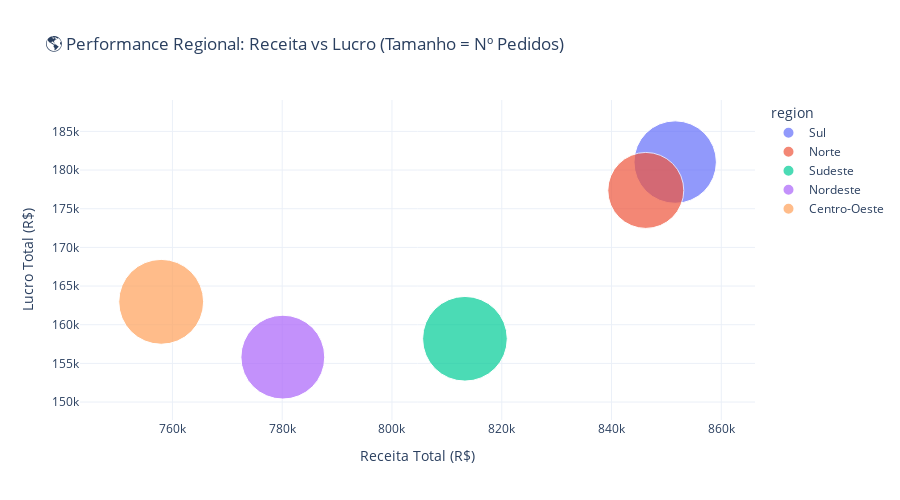

Source (notebook cell):
### Code cell
# 🌎 PERGUNTA 2: QUAIS REGIÕES PERFORMAM MELHOR?
# Análise completa da performance regional

print("🌎 PERGUNTA 2: QUAIS REGIÕES PERFORMAM MELHOR?")
print("="*50)

# Análise detalhada por região
regional_analysis = df.groupby('region').agg({
    'revenue': ['sum', 'mean', 'std'],
    'profit': ['sum', 'mean'],
    'order_id': 'count',
    'customer': 'nunique',
    'quantity': 'sum',
    'margin_percentage': 'mean'
}).round(2)

# Simplificar nomes das colunas
regional_analysis.columns = ['Receita_Total', 'Ticket_Medio', 'Desvio_Ticket', 
                           'Lucro_Total', 'Lucro_Medio', 'Num_Pedidos', 
                           'Clientes_Unicos', 'Qtd_Total', 'Margem_Media']

# Calcular métricas adicionais
regional_analysis['Receita_por_Cliente'] = (regional_analysis['Receita_Total'] / regional_analysis['Clientes_Unicos']).round(2)
regional_analysis['Pedidos_por_Cliente'] = (regional_analysis['Num_Pedidos'] / regional_analysis['Clientes_Unicos']).round(2)
regional_analysis['Participacao_Receita_%'] = (regional_analysis['Receita_Total'] / total_revenue * 100).round(1)

# Ordenar por receita total
regional_analysis = regional_analysis.sort_values('Receita_Total', ascending=False)

print("\n📊 ANÁLISE COMPLETA POR REGIÃO:")
print("="*60)
display(regional_analysis)

# Ranking das regiões
print("\n🏆 RANKING DAS REGIÕES:")
print("-" * 30)
for i, (region, data) in enumerate(regional_analysis.iterrows(), 1):
    print(f"{i}º {region}:")
    print(f"   💰 Receita: R$ {data['Receita_Total']:,.2f} ({data['Participacao_Receita_%']:.1f}% do total)")
    print(f"   📈 Lucro: R$ {data['Lucro_Total']:,.2f}")
    print(f"   📊 Margem: {data['Margem_Media']:.1f}%")
    print(f"   👥 {data['Clientes_Unicos']} clientes únicos")
    print()

# Visualização regional interativa
fig = px.scatter(
    regional_analysis.reset_index(), 
    x='Receita_Total', 
    y='Lucro_Total', 
    size='Num_Pedidos', 
    color='region',
    title='🌎 Performance Regional: Receita vs Lucro (Tamanho = Nº Pedidos)',
    labels={'Receita_Total': 'Receita Total (R$)', 'Lucro_Total': 'Lucro Total (R$)'},
    hover_data=['Ticket_Medio', 'Margem_Media', 'Clientes_Unicos'],
    size_max=60
)

fig.update_layout(height=500)
fig.show()

print("✅ Análise regional concluída!")

### Figure 1 — Plotly figure (JSON) as saved in the notebook; plotly's stock layout.template omitted (floating-point values rounded to 4 significant figures)
{"data": [{"customdata": [[4258.0, 20.27, 20.0]], "hovertemplate": "region=Sul<br>Receita Total (R$)=%{x}<br>Lucro Total (R$)=%{y}<br>Num_Pedidos=%{marker.size}<br>Ticket_Medio=%{customdata[0]}<br>Margem_Media=%{customdata[1]}<br>Clientes_Unicos=%{customdata[2]}<extra></extra>", "legendgroup": "Sul", "marker": {"color": "#636efa", "size": [200], "sizemode": "area", "sizeref": 0.05889, "symbol": "circle"}, "mode": "markers", "name": "Sul", "orientation": "v", "showlegend": true, "type": "scatter", "x": [851600.0], "xaxis": "x", "y": [181000.0], "yaxis": "y"}, {"customdata": [[4978.0, 20.35, 20.0]], "hovertemplate": "region=Norte<br>Receita Total (R$)=%{x}<br>Lucro Total (R$)=%{y}<br>Num_Pedidos=%{marker.size}<br>Ticket_Medio=%{customdata[0]}<br>Margem_Media=%{customdata[1]}<br>Clientes_Unicos=%{customdata[2]}<extra></extra>", "legendgroup": "Norte", "marker": {"color": "#EF553B", "size": [170], "sizemode": "area", "sizeref": 0.05889, "symbol": "circle"}, "mode": "markers", "name": "Norte", "orientation": "v", "showlegend": true, "type": "scatter", "x": [846200.0], "xaxis": "x", "y": [177400.0], "yaxis": "y"}, {"customdata": [[3854.0, 19.69, 20.0]], "hovertemplate": "region=Sudeste<br>Receita Total (R$)=%{x}<br>Lucro Total (R$)=%{y}<br>Num_Pedidos=%{marker.size}<br>Ticket_Medio=%{customdata[0]}<br>Margem_Media=%{customdata[1]}<br>Clientes_Unicos=%{customdata[2]}<extra></extra>", "legendgroup": "Sudeste", "marker": {"color": "#00cc96", "size": [211], "sizemode": "area", "sizeref": 0.05889, "symbol": "circle"}, "mode": "markers", "name": "Sudeste", "orientation": "v", "showlegend": true, "type": "scatter", "x": [813300.0], "xaxis": "x", "y": [158200.0], "yaxis": "y"}, {"customdata": [[3769.0, 19.92, 20.0]], "hovertemplate": "region=Nordeste<br>Receita Total (R$)=%{x}<br>Lucro Total (R$)=%{y}<br>Num_Pedidos=%{marker.size}<br>Ticket_Medio=%{customdata[0]}<br>Margem_Media=%{customdata[1]}<br>Clientes_Unicos=%{customdata[2]}<extra></extra>", "legendgroup": "Nordeste", "marker": {"color": "#ab63fa", "size": [207], "sizemode": "area", "sizeref": 0.05889, "symbol": "circle"}, "mode": "markers", "name": "Nordeste", "orientation": "v", "showlegend": true, "type": "scatter", "x": [780100.0], "xaxis": "x", "y": [155800.0], "yaxis": "y"}, {"customdata": [[3575.0, 20.46, 20.0]], "hovertemplate": "region=Centro-Oeste<br>Receita Total (R$)=%{x}<br>Lucro Total (R$)=%{y}<br>Num_Pedidos=%{marker.size}<br>Ticket_Medio=%{customdata[0]}<br>Margem_Media=%{customdata[1]}<br>Clientes_Unicos=%{customdata[2]}<extra></extra>", "legendgroup": "Centro-Oeste", "marker": {"color": "#FFA15A", "size": [212], "sizemode": "area", "sizeref": 0.05889, "symbol": "circle"}, "mode": "markers", "name": "Centro-Oeste", "orientation": "v", "showlegend": true, "type": "scatter", "x": [758000.0], "xaxis": "x", "y": [163000.0], "yaxis": "y"}], "layout": {"height": 500, "legend": {"itemsizing": "constant", "title": {"text": "region"}, "tracegroupgap": 0}, "title": {"text": "🌎 Performance Regional: Receita vs Lucro (Tamanho = Nº Pedidos)"}, "xaxis": {"anchor": "y", "domain": [0, 1], "title": {"text": "Receita Total (R$)"}}, "yaxis": {"anchor": "x", "domain": [0, 1], "title": {"text": "Lucro Total (R$)"}}}}
